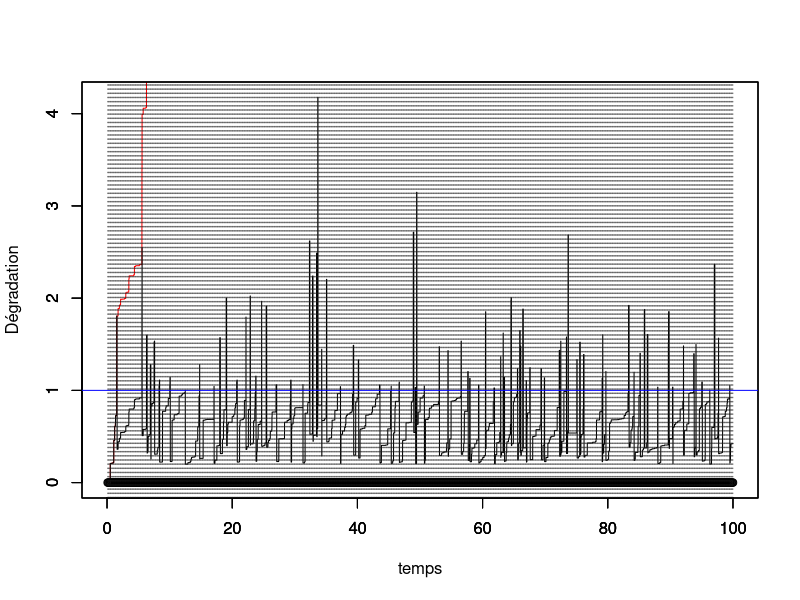
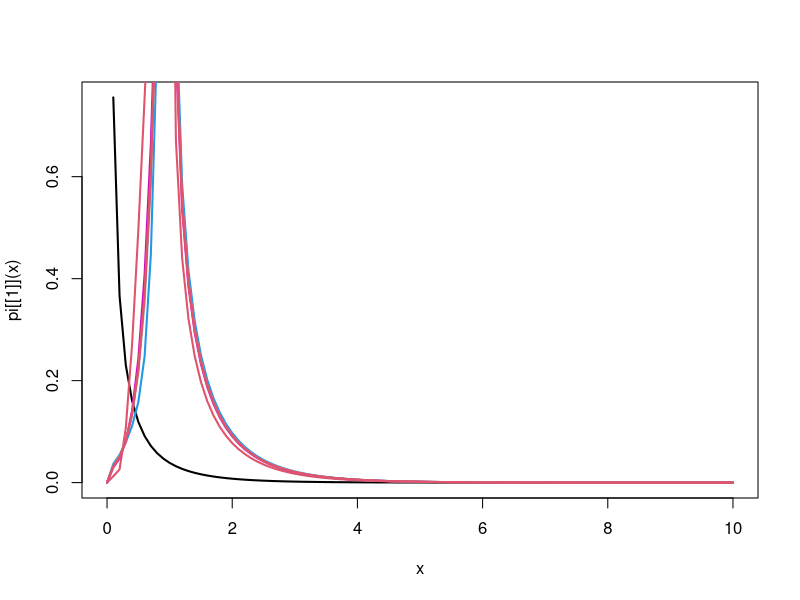
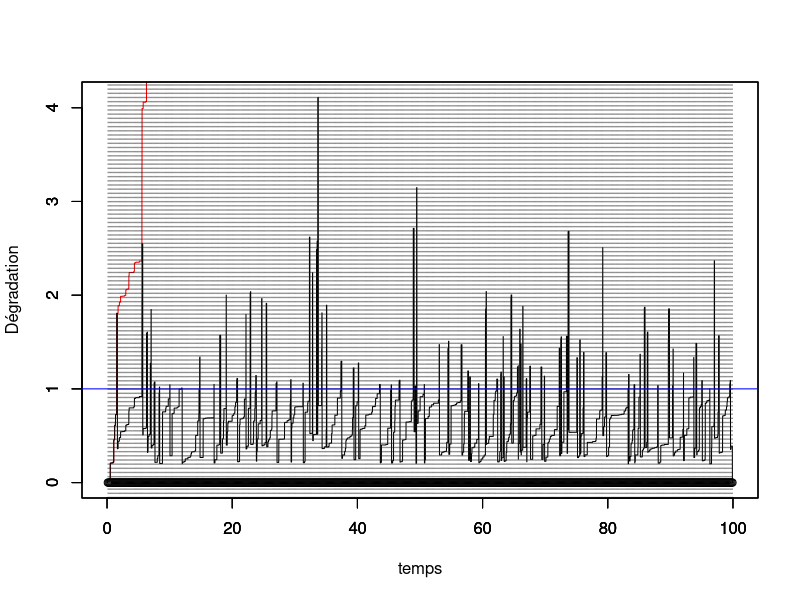
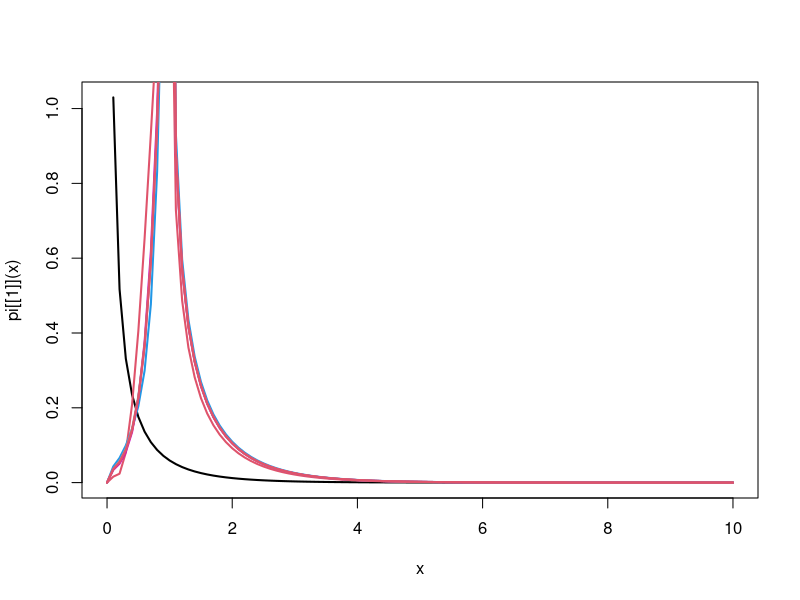
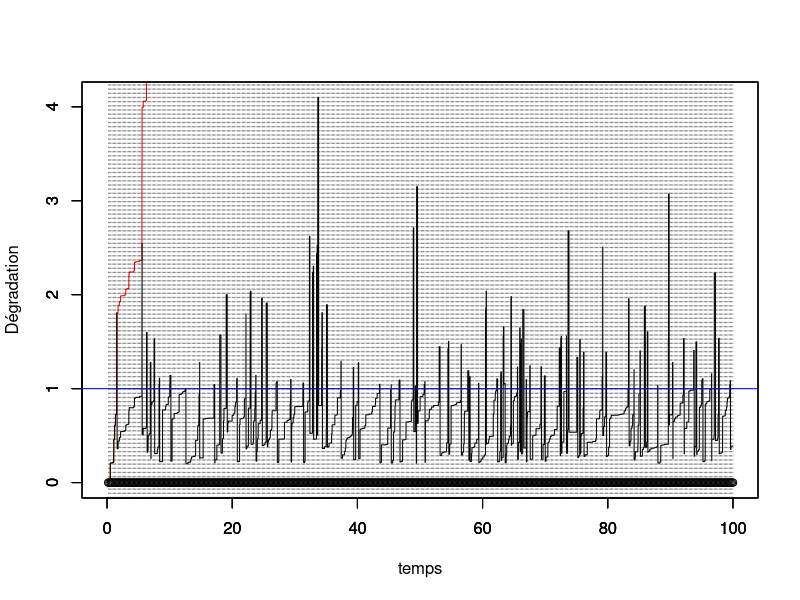
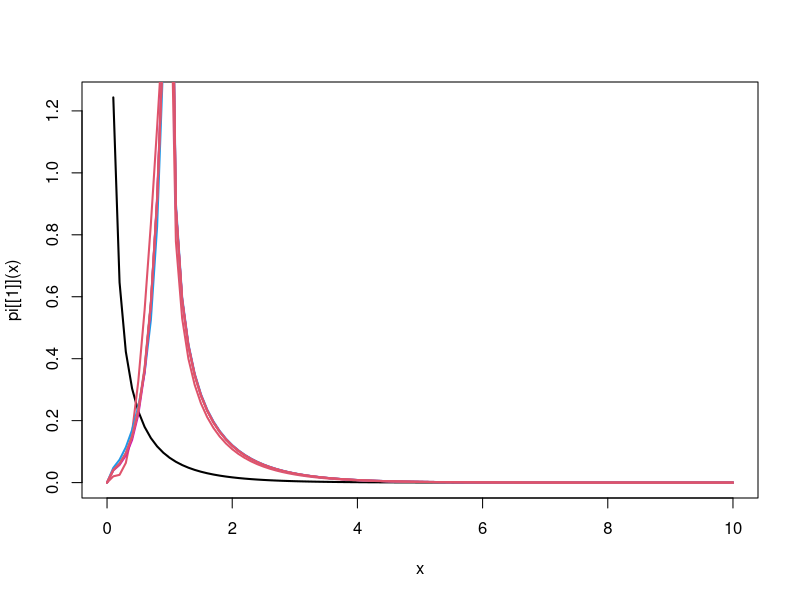
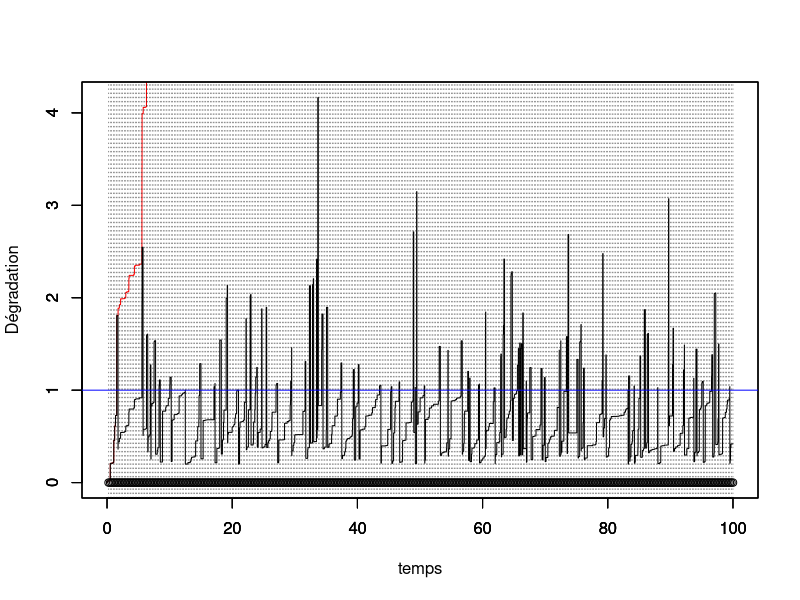
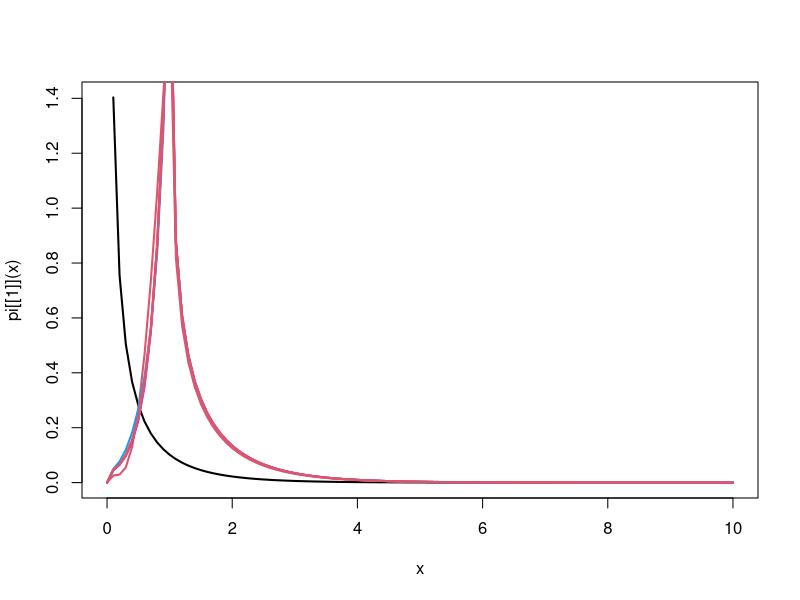

Here is the R script that generated these plots, in order:
# Programme d'optimisation de la maintenance en fonction de tau et de L
rm(list=ls())
library(ggplot2)
library(tidyverse)

# Définition des coûts d'inspections et  de maintenances.
C_I <- 5
C_P <- 50
C_C <- 100

MaintOpti <- function(tau,L=1){
  set.seed(123)
  rho = 0.8 # parametre ARDinf
  M=5 # seuil pour MC et renouvellement
  tps.final <-100 # fenêtre d'observation du processus
  id.newcycle <- FALSE # Initialisation du nb de cycle de renouvellement
  
  #set.seed(123)
  # Simulation d'un processus gamma jusqu'au temps final
  pas = 0.01 # pas de temps pour simuler le processus
  
  alpha = 1 # paramètre de forme de Gamma a = alpha (t)^beta
  beta = 1 # paramètre de forme  de Gamma
  b=1   # paramètre d'échelle du Gamma
  temps = seq(from = 0,to = tps.final,by = pas)
  
  n=length(temps)
  
  nb.inspections<- floor(tps.final/tau) # nombre d'inspections max pendant la fenêtre d'observation.
  
  obs<-numeric(nb.inspections) # données observées (pendant les inspections, à t_j^-)
  
  j<-1 # indicateur prochaine inspection
  j.newcycle <- 0 # identifier le j où nouveau cycle
  nb.cycles <- 1 # compteur de cycles
  
  x=matrix(nrow=nb.inspections+1,ncol = n) # processus Gamma simulé, nb.lignes = nb.cycles
  x[nb.cycles,1] = 0     # initialisation du processus Gamma = 0 à t=0
  for(i in 2:n){
    x[nb.cycles,i] = x[nb.cycles,i-1] + rgamma(1,scale = b, shape = alpha*(temps[i]^beta-temps[i-1]^beta))
  }
  y=numeric(n) # processus Gamma maintenu
  y.tilde=numeric(n) # processus Gamma maintenu
  
  y[1]<-0
  y.tilde[1]<-0
  
  while (j<=nb.inspections) {
    # boucle sur un cycle de renouvellement
    if (id.newcycle){
      # on resimule un x depuis 0
      x[nb.cycles,1] = 0     # initialisation du processus Gamma = 0 à t=0
      for(i in 2:n){
        x[nb.cycles,i] = x[nb.cycles,i-1] + rgamma(1,scale = b, shape = alpha*(temps[i]^beta-temps[i-1]^beta))
      }
      id.newcycle <- FALSE
    }
    
    y.tilde[((j-1)*tau/pas+2):(j*(tau/pas)+1)]<-y[((j-1)*tau/pas+2):(j*(tau/pas)+1)]<-y[(j-1)*tau/pas+1]+ x[nb.cycles,((j-j.newcycle-1)*tau/pas+2):((j-j.newcycle)*(tau/pas)+1)]- x[nb.cycles,(j-j.newcycle-1)*tau/pas+1]
    
    obs[j]<-y[j*tau/pas+1] # état dégradation à l'inspection (t_j^-)
    
    if (obs[j] < L) {
      #print("no action")
    } else {
      if (obs[j]<M) {
        y[j*tau/pas+1]<-(1-rho)*y[j*tau/pas+1] # on écrase (ARD infini)
      } else {
        y[j*tau/pas+1]<-0
        id.newcycle <- TRUE
        j.newcycle <- j
        nb.cycles <- nb.cycles+1
      }
    }
    j<-j+1
  }
  
  
  #df <- data.frame(temps,x,y)
  #mygraph <- ggplot(df,aes(x = temps)) +  
  #  geom_line(aes(y = y), color = "darkred") +
  #  geom_line(aes(y = x), color="steelblue", linetype="twodash") +
  #  geom_abline(slope = 0,intercept = L,color="blue") +
  #  geom_abline(slope = 0,intercept = M,color="red")
  
  
  temps.cycle<-c(0,tau*which(obs>M),tps.final)
  indice.temps.cycle <- c(1,tau/pas*(which(obs>M))+1,length(temps))
  
  
  for (k in 1:nb.cycles){
    plot(temps[indice.temps.cycle[k]:indice.temps.cycle[k+1]],x[k,1:(indice.temps.cycle[k+1]-indice.temps.cycle[k]+1)],col="red",type="l",ylim = c(0,max(y.tilde)),xlim = c(0,tps.final),xlab="",ylab="")
    par(new=T)
  }
  
  plot(temps,y.tilde,type="l",ylim=c(0,max(y.tilde)),xlim = c(0,tps.final),ylab="",xlab="")
  
  
  par(new=T)
  plot(tau*(1:nb.inspections),numeric(length = nb.inspections),ylim=c(0,max(y.tilde)),type="p",xlim = c(0,tps.final),xlab = "temps",ylab="Dégradation")
  abline(h=L,col="blue")
  abline(h=M,col="red")
  abline(v=tau*(1:nb.inspections), lty =3, col = grey(0.1), lwd = 0.45)
  
  #abline(v = tau*(1:nb.inspection))
  #####################################
  # Calcul de la loi stationnaire
  #####################################
  
  
  ## update 20/05/2021
  ## version discrétisée pour le calcul de la loi stationnaire
  
  # fonction ntrap : renvoie l'intégrale par la méthode des trapèzes
  ntrap <- function(abs,ord){
    # Cette fonction renvoie un vecteur de taille nc (pour différentes valeurs de y)
    # abscisse abs : vecteur de taille nl
    # ordonnée ord : matrice de taille nc*nl
    # (abs_i+1-abs_i)*(f(abs_i,ord)+f(abs_i,ord)/2
    # (matrix(1,ncol=1,nrow=nc)%*%diff(abs)) = (x_2-x_1 x_3-x_2 ...
    #                                           x_2-x_1 x_3-x_2 ...)
    
    nl<- length(abs)
    if (is.matrix(ord)){
      nc <- nrow(ord)
      res <- rowSums((matrix(1,ncol=1,nrow=nc)%*%diff(abs))*(ord[,-ncol(ord)]+ord[,-1])/2)
    } else {
      nc <- 1
      res <- sum(diff(abs)*(ord[-length(ord)]+ord[-1])/2)
    }
    return(res)
  }
  
  
  
  
  
  # vecteur de l'état x
  level.x <- seq(0.01,2*M,0.01)
  n.level.x <-length(level.x)
  
  ind.L <- which( level.x == L)
  ind.M <- which( level.x == M)
  
  
  level.y <- seq(0.01,2*M,0.01)
  n.level.y <-length(level.y)
  
  mat.trans <- matrix(0,ncol=n.level.y,nrow = n.level.x)
  mat.trans.rho <- matrix(0,ncol=n.level.y,nrow = n.level.x)
  
  for(i in 1:(n.level.x-1)){
    mat.trans[i,(i+1):n.level.y]<-dgamma(level.y[(i+1):n.level.y]-level.x[i],scale=b,shape = alpha*tau^beta)
    mat.trans.rho[i,(i+1):n.level.y]<-dgamma(level.y[(i+1):n.level.y]-(1-rho)*level.x[i],scale=b,shape = alpha*tau^beta)
  }
  
  K<-50
  w<-matrix(0,nrow=K,ncol=n.level.y)
  w[1,]<-dgamma(level.y,scale = b,shape=alpha*tau^beta)
  
  
  pi<-list()
  pi[[1]]<-function(x) dgamma(x,scale = b,shape=alpha*tau^beta)
  curve(pi[[1]](x), from = 0, to = max(level.x), lwd = 2, col = k)
  
  for(k in 2:K){
    
    # Contribution à la première intégrale :
    
    Q1 <- ntrap(level.x[1:ind.L],t(mat.trans[1:ind.L,]) * matrix(rep(w[k-1,1:ind.L],n.level.y),byrow = T,ncol = ind.L)) 
    # Contribution à la deuxième intégrale :
    
    if(length(ind.M) == 0){
      Q2 <- ntrap(level.x[(ind.L+1):length(level.x)],t(mat.trans.rho[(ind.L+1):length(level.x),]) *matrix(rep(w[k-1,(ind.L+1):length(level.x)],n.level.y),byrow = T,ncol = length(level.x)-ind.L) )
    } else {
      Q2 <- ntrap(level.x[(ind.L+1):ind.M],t(mat.trans.rho[(ind.L+1):ind.M,]) *matrix(rep(w[k-1,(ind.L+1):ind.M],n.level.y),byrow = T,ncol = ind.M-ind.L) )
    }
    
    
    # Contribution à la troisième intégrale :
    if(length(ind.M) == 0){
      Q3 <- 0
    } else {
      Q3 <- dgamma(level.y,scale=b,shape=alpha*tau^beta) * ntrap(level.x[(ind.M+1):n.level.y],w[k-1,(ind.M+1):n.level.y])
    }
    
    
    
    aux <- w[k,] <- (Q1+Q2+Q3)/ntrap(level.x,Q1+Q2+Q3)
    fn_w <- function(x) {
      res <- splinefun(x = level.x, y = aux)(x)*((0 < x) & (x<=max(level.x)))
      return(res)
    }
    pi[[k]] <- fn_w
    if(k%%10 == 0){
      curve(pi[[k]](x), from = 0, to = max(level.x), lwd = 2, add = TRUE, col = k,ylab = "w_k")
    }
    
    #print(paste("L'intégrale de la", k,"-ième fonction vaut",integrate(fn_w,0,Inf)$value,sep=" "))
    #  scan()
  }
  ######################
  ###   fin update   ###
  ###################### 
  curve(pi[[K]](x), from = 0, to = max(level.x), add=T,lwd = 2, col = K)
  
  
  # 1ere intégrale \int_0^L \int_L^M f(y-x) pi(dx)
  
  #PI <- Vectorize(function(u) integrate(pi[[K]],0,u)$value)
  
  PI <- Vectorize(function(u,n=10000) {
    if (u>max(level.x)) {
      res<-1
    }
    else {
      #set.seed(123)
      x<-runif(n,0,u)
      res <- mean(pi[[K]](x))*u
    }  
    return(res)
  })
  
  
  
  # Tirer selon loi stationnaire :
  
  # Tirer un u selon U[0,1]
  samplePi.aux <- function() {
    uu<-runif(1)
    uniroot(function(u) PI(u) - uu,c(0,10000))$root
  }
  
  
  
  #ech<-replicate(10000,samplePi.aux())
  #yPi <- runif(10000,L,M)
  #mean(dgamma(yPi-ech,rate=beta,shape=alpha*tau)*(M-L))*PI(M)
  
  
  # Ne semble pas fonctionner quand on compare l'histo avec la densité ! 23/06/2021.
  
  yPi <- runif(100000,L,M)
  xPi <- runif(100000,0,M)
  
  int.1 <- mean(dgamma(yPi-xPi,scale=b,shape=alpha*tau^beta)*pi[[K]](xPi))*(M-L)*M
  print(paste("la proba que Y soit entre L et M vaut ",int.1))
  xPi <- rexp(100000,1)
  yPi <- runif(100000,0,M)
  int.2 <- 1-mean(dgamma(yPi-xPi,scale=b,shape=alpha*tau^beta)*pi[[K]](xPi)/dexp(xPi))*(M)
  print(paste("la proba que Y soit plus grand que M vaut ",int.2))
  
  res <- (C_I+C_P*int.1+C_C*int.2)/tau
  return(res)
}

seq.tau<-seq(from = 0.1,to = 1,by = 0.05)
cout.tau <-numeric(length(seq.tau))
#cout.tau<-MaintOpti(0.2)


for(ii in 1:length(seq.tau)){
  cout.tau[ii] <- MaintOpti(tau = seq.tau[ii])
}

plot(seq.tau,cout.tau)


#seq.L<-seq(from = 0.5,to = 3.5,by = 0.1)
#cout.L <-numeric(length(seq.L))

#for(ii in 1:length(seq.L)){
#  cout.L[ii] <- MaintOpti(tau = 0.5,L=seq.L[ii])
#}

#plot(seq.L,cout.L)
